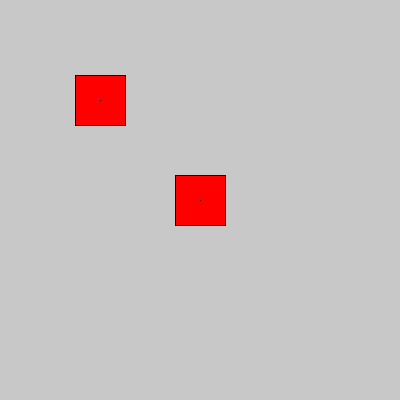
Frame 1 (no input)
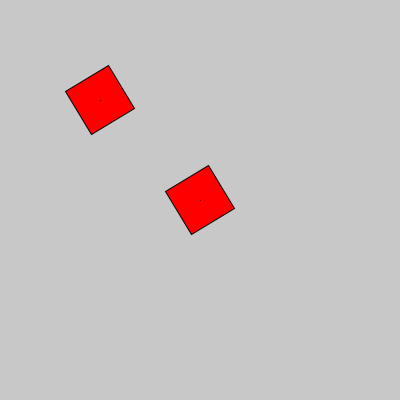
Frame 60 (the mouse pressed at the canvas centre just before this capture)
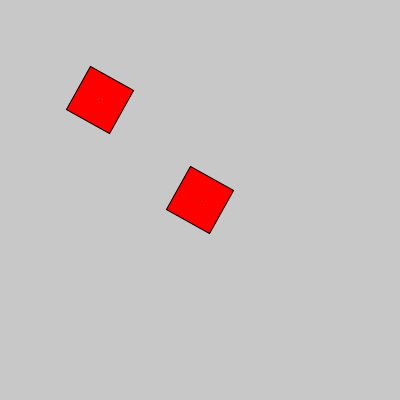
Frame 120 (the mouse held since frame 60 and released just before this capture)

The Processing sketch that drew these frames (run headless with seeded random() and noise(); from frame 60 on, the mouse is pressed at the canvas centre):

// Processing sketch: rotar_2_rect
// ── rotar_2_rect.pde
int centroX = 0;
int centroY = 0;
int angulo = 0;

void setup(){
  size(400, 400);
}

void draw(){
  background(200);
  
  pushMatrix();
  translate(100, 100);
  rotate(radians(angulo));
  dibujarMiraEn(0,0);
  dibujarRectEn(0,0);
  popMatrix();
  
  pushMatrix();
  translate(200, 200);
  rotate(radians(angulo));
  dibujarMiraEn(0,0);
  dibujarRectEn(0,0);
  popMatrix();
  
  angulo++;
}

void dibujarMiraEn(int posX, int posY){
  fill(255,0,0);
  ellipse(posX, posY, 10, 10);
  line(posX-10, posY, posX+10, posY);
  line(posX, posY-10, posX, posY+10);
}

void dibujarRectEn(int posX, int posY){
  fill(255,0,0);
  rectMode(CENTER);
  rect(posX, posY, 50, 50);
  line(0, 0, posX, posY);
}
